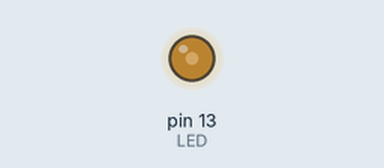
Recording of a sketch running on a simulated Arduino Uno, built with avr-gcc and run on an emulated ATmega328P. Shown: output pins drawn as LEDs (lit = HIGH).

Above: at 0.1 s.
Timing chart, 0 to 1.6 s (numbered marks = the images above):
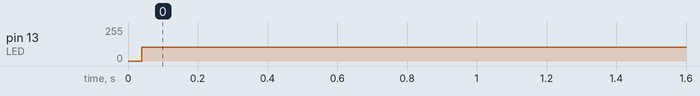

Measured:
- by itself, pin 13 (LED): 0/255 → 103/255 at 0.04 s

The sketch:

BlinkingLED.ino
```cpp
//THIS IS A COMMENT! :-D
// Example 01: Blinking LED
int LED = 13; // LED connected to digital pin 13
 //

// Setup is called every time the Arduino starts up or resets
void setup() {
pinMode(LED, OUTPUT); // sets the digital pin as
//output
}

//Loop is called and run forever
void loop() {
digitalWrite(LED, 1); // 1 means on (HIGH means same)
digitalWrite(LED, 0); // 0 means off (LOW means same)
}
```
